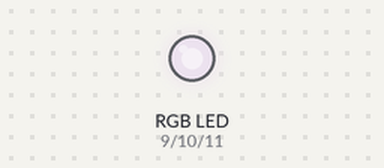
A sketch run on a simulated Arduino Uno, built with avr-gcc and run on an emulated ATmega328P. Parts: an RGB LED mixed from three pins (HIGH = lit).

Above: at 0.05 s.
At 1.5 s:
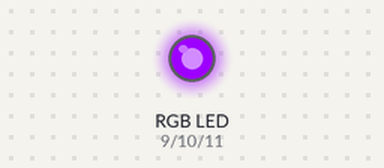
Timing chart, 0 to 3.5 s (numbered marks = the images above):
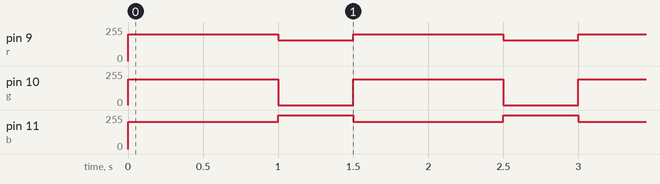

Measured:
- by itself, pin 9 (r): alternates 200/255 for 1.0 s and 157/255 for 0.50 s
- by itself, pin 10 (g): alternates 192/255 for 1.0 s and 0/255 for 0.50 s
- by itself, pin 11 (b): alternates 255/255 for 0.50 s and 203/255 for 1.0 s

The sketch:

purple_pink_blinker.ino
```cpp
int r = 9;
int g = 10;
int b = 11;

void setup() {
  pinMode(r, OUTPUT);
  pinMode(g, OUTPUT);
  pinMode(b, OUTPUT);
}

void loop() {
  analogWrite(r, 200);
  analogWrite(g, 192);
  analogWrite(b, 203);
  delay(1000);

  analogWrite(r, 157);
  analogWrite(g, 0);
  analogWrite(b, 255);
  delay(500);
}
```
